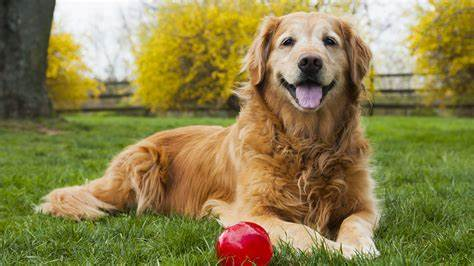
#> input picture assets/dog.jpeg, 474 x 266 px
$ python main.py
#> lines starting #> are read from the running program, lines starting #| are printed output that depends on the picture
import cv2 as cv
import numpy as np

dog = "assets/dog.jpeg"


img = cv.imread(dog)
#> img is the input picture: shape (266, 474, 3); mean B, G, R 73.8, 128.5, 139.8
img_gray = cv.cvtColor(img, cv.COLOR_BGR2RGB)

x=50
y=50
trans_mat = np.float32([[1,0,x], [0,1,y]])
dimensions = (img.shape[1], img.shape[0])
#> dimensions = (474, 266)
shifted_img = cv.warpAffine(img, trans_mat, dimensions)
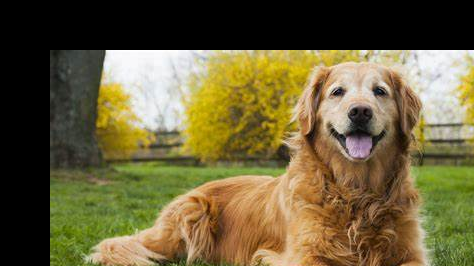
#> shifted_img: shape (266, 474, 3); mean B, G, R 59.2, 96.7, 107.7

(height, width) = img.shape[:2]
#> height = 266; width = 474
rotPoint = (width//2, height//2)
#> rotPoint = (237, 133)
rot_mat = cv.getRotationMatrix2D(rotPoint, angle= 45, scale = 1)
dimensions_2 = (width, height)
#> dimensions_2 = (474, 266)
rotate_img = cv.warpAffine(img,rot_mat, dimensions)
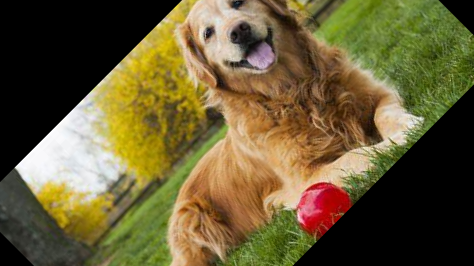
#> rotate_img: shape (266, 474, 3); mean B, G, R 53.2, 91.7, 103.8

kernel_size = (20, 20)
blur_img = cv.blur(img, kernel_size)
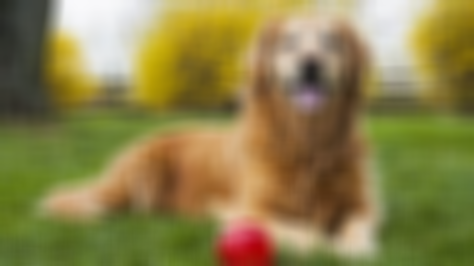
#> blur_img: shape (266, 474, 3); mean B, G, R 73.9, 128.6, 140


cv.imshow('doggy', blur_img)
cv.waitKey(0)
